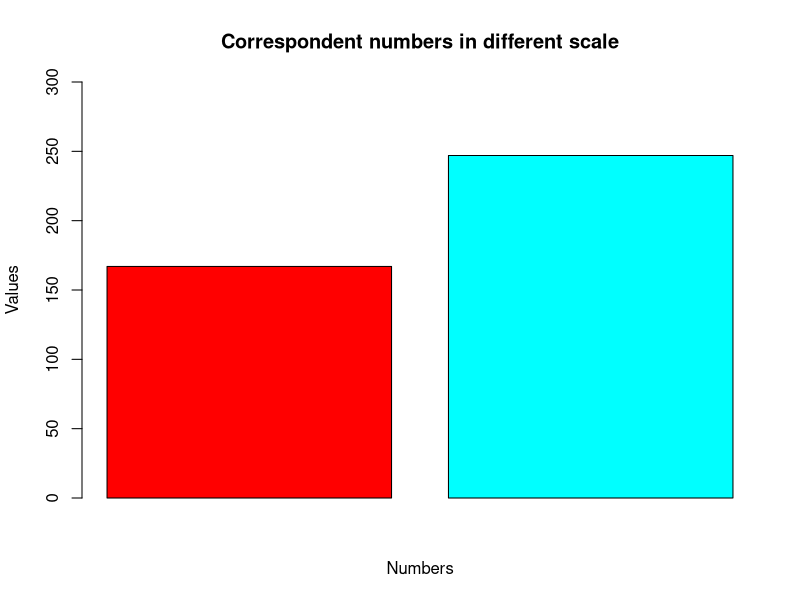
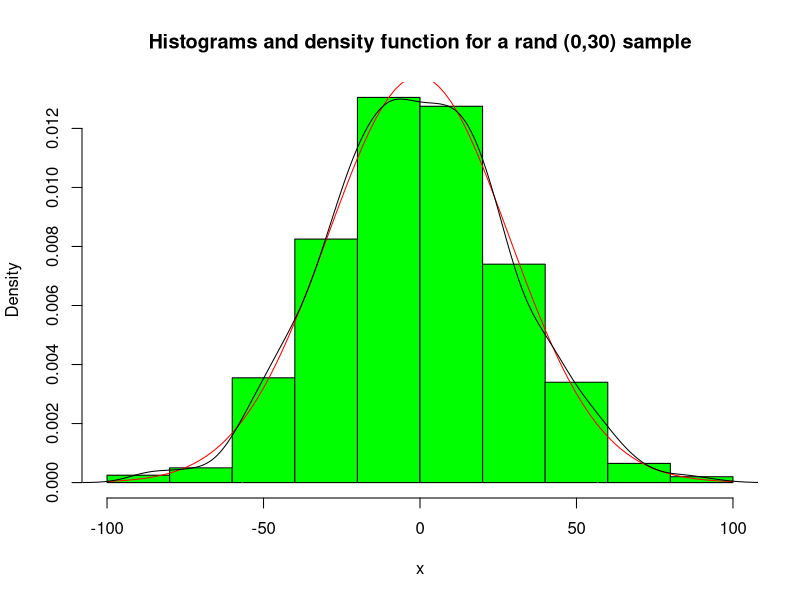

R code for these plots, in order:
## ---- chunk 1
#Set your desired work directory
getwd()  
setwd("C:/Users/najee/Documents/R/MSDS6306-W5-LS")

library(ggplot2)
library(stats)

# Prelim. / Code prep.
rm(list = ls()) 
objects()
## ---- chunk 2
P7 <- function(n, base = 7) 
{
  if (n == 0) 
    return(c())
  if (n < 0) 
    stop(simpleError("A Negative number cannot be used with this function"))
  nDigits <- ceiling(log(n + 1, 7))
  powers <- 7 ^ (0:nDigits)
  out <- diff(n %% powers)/powers[-length(powers)]
  out1 <- rev(out)
  out2 <- paste(out1, collapse = '')
  out2 = as.numeric(out2)
  out3 <- 1:out2
  return(out3)
}
# To use the function, enter the integer (n) and it will 
# return the series of the first (n) integer up to the (n) correspondent
# number in base 7. The functions also checks for null and negative values.

P7(55)
## ---- chunk 3
Base10to7 <- function(n, base = 7) 
{ 
  if (n == 0) 
    return(c())
  if (n < 0) 
    stop(simpleError("A Negative number cannot be used with this function"))
  
  nDigits <- ceiling(log(n + 1, 7))
  powers <- 7 ^ (0:nDigits)
  out <- diff(n %% powers)/powers[-length(powers)]
  return(rev(out))
}
# For example :

Base10to7(25)
## ---- chunk 4
Base7to10 = function(base_number, base = 7) 
  {
  split_base = strsplit(as.character(base_number), split = "")
  return(sapply(split_base, function(x) sum(as.numeric(x) * base ^ (rev(seq_along(x) - 1)))))
  }

# To use the function, just simple enter the desired integer (to be considered in base 7) and it will return the correspondent number in base 10. For example: 
Base7to10(5)
## ---- chunk 5
numberInBase <- function(number,base)
  {
  numberInBaseRecur <- function(number,base)
    {
    lastDigit <- function(number,base) number %% base
    if (number == 0) result <- c(0)
    else result <- c(numberInBaseRecur(number %/% base,base),
                     lastDigit(number,base))
    result
    }
  result <- numberInBaseRecur(number,base)
  while (result[1] == 0 && length(result) > 1) result <- result[-1]
  result
  }
use <- function(digiseq)
  {
  digits <- c(as.character(0:9),LETTERS)
  paste(sapply(digiseq,function(x)digits[x + 1]),collapse = "")
  }
use(numberInBase(21,2))

# To use the function use(numberInBase(m,n), just simple enter a desired integer as first parameter and the desired base value as second parameter and the function will return the input m number in the selected base n. For example:  

use(numberInBase(21,2)) 
use(numberInBase(30,8)) 
use(numberInBase(556,10)) 
use(numberInBase(556,16)) 

## ---- chunk 6
m <- 167
n <- 8
c <- use(numberInBase(m , n)) # This returns 247 as the equivalent of 167 (b10) in base 8
v <- c(m , c)
v1 <- as.numeric(v)

# using additional arguments to customize our graph
v1LabelMain <- "Correspondent numbers in different scale"
v1LabelX <- "Numbers"
v1LabelY <- "Values"
v1RainbowColors <- rainbow(length(v1))

# Y axis range could be adjusted using: ylim<-max(v1) + v1LimY <- c(0, ylim) as well as other customizations are possible ie showing legend, values, adding text, dividing the chart in panels, etc.
barplot(height = v1, main = v1LabelMain, xlab = v1LabelX, ylab = v1LabelY, ylim = c(0,300), col = v1RainbowColors)

## ---- chunk 7
x <- rnorm(1000, 0, 30)
m = mean(x)
s = sd(x)
hist(x, col = "green", probability = TRUE, main = "Histograms and density function for a rand (0,30) sample")

# Adding vertical lines to capture 95% of the sample
lines(c(-s*1.96,-s*1.96), c(0, dnorm(-s*1.96)), col = "green")
lines(c(s*1.96,s*1.96), c(0, dnorm(s*1.96)), col = "green")

# Adding the distribution curve with parameters m and s 
curve(dnorm(x, mean = m, sd = s), col = "red", add = TRUE)
# Adding the probability density curve  
lines(density(x), col = "black")

## ---- chunk 8
sessionInfo()


